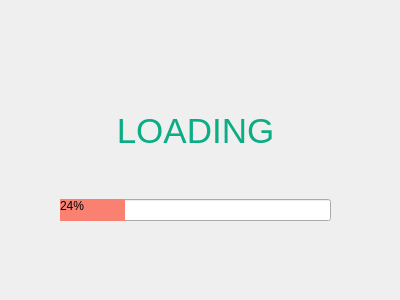
<?xml version="1.0" encoding="UTF-8"?>
<ui version="4.0">
 <class>Dialog</class>
 <widget class="QDialog" name="Dialog">
  <property name="geometry">
   <rect>
    <x>0</x>
    <y>0</y>
    <width>400</width>
    <height>300</height>
   </rect>
  </property>
  <property name="windowTitle">
   <string>Dialog</string>
  </property>
  <widget class="QWidget" name="">
   <property name="geometry">
    <rect>
     <x>60</x>
     <y>70</y>
     <width>271</width>
     <height>151</height>
    </rect>
   </property>
   <layout class="QVBoxLayout" name="verticalLayout">
    <item>
     <widget class="QLabel" name="LOADING">
      <property name="text">
       <string>&lt;html&gt;&lt;head/&gt;&lt;body&gt;&lt;p align=&quot;center&quot;&gt;&lt;span style=&quot; font-size:26pt; color:#0aad84;&quot;&gt;LOADING&lt;/span&gt;&lt;/p&gt;&lt;/body&gt;&lt;/html&gt;</string>
      </property>
     </widget>
    </item>
    <item>
     <widget class="QProgressBar" name="PROGRESS">
      <property name="styleSheet">
       <string notr="true">QProgressBar::chunk{
	background-color:#FA8072;
}</string>
      </property>
      <property name="value">
       <number>24</number>
      </property>
     </widget>
    </item>
   </layout>
  </widget>
 </widget>
 <resources/>
 <connections/>
</ui>
